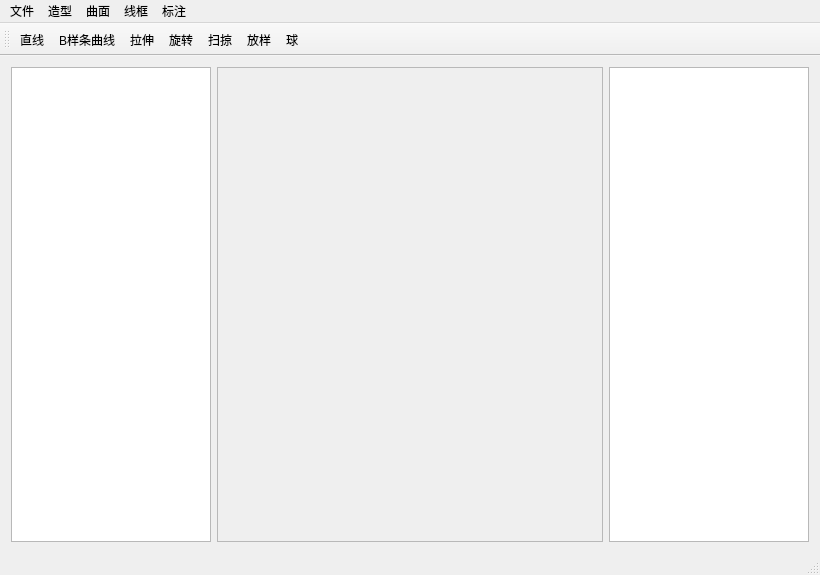
<?xml version="1.0" encoding="UTF-8"?>
<ui version="4.0">
 <class>BimClass</class>
 <widget class="QMainWindow" name="BimClass">
  <property name="geometry">
   <rect>
    <x>0</x>
    <y>0</y>
    <width>820</width>
    <height>575</height>
   </rect>
  </property>
  <property name="windowTitle">
   <string>Bim</string>
  </property>
  <widget class="QWidget" name="centralWidget">
   <property name="enabled">
    <bool>true</bool>
   </property>
   <layout class="QHBoxLayout" name="horizontalLayout">
    <item>
     <widget class="QTreeView" name="treeView">
      <property name="maximumSize">
       <size>
        <width>200</width>
        <height>16777215</height>
       </size>
      </property>
     </widget>
    </item>
    <item>
     <widget class="QFrame" name="frameopengl">
      <property name="frameShape">
       <enum>QFrame::StyledPanel</enum>
      </property>
      <property name="frameShadow">
       <enum>QFrame::Raised</enum>
      </property>
     </widget>
    </item>
    <item>
     <widget class="QTreeView" name="treeView_2">
      <property name="maximumSize">
       <size>
        <width>200</width>
        <height>16777215</height>
       </size>
      </property>
     </widget>
    </item>
   </layout>
  </widget>
  <widget class="QMenuBar" name="menuBar">
   <property name="geometry">
    <rect>
     <x>0</x>
     <y>0</y>
     <width>820</width>
     <height>21</height>
    </rect>
   </property>
   <widget class="QMenu" name="menu">
    <property name="title">
     <string>文件</string>
    </property>
    <addaction name="fileopen"/>
   </widget>
   <widget class="QMenu" name="menu_2">
    <property name="title">
     <string>造型</string>
    </property>
   </widget>
   <widget class="QMenu" name="menu_3">
    <property name="title">
     <string>曲面</string>
    </property>
   </widget>
   <widget class="QMenu" name="menu_4">
    <property name="title">
     <string>线框</string>
    </property>
   </widget>
   <widget class="QMenu" name="menu_5">
    <property name="title">
     <string>标注</string>
    </property>
   </widget>
   <addaction name="menu"/>
   <addaction name="menu_2"/>
   <addaction name="menu_3"/>
   <addaction name="menu_4"/>
   <addaction name="menu_5"/>
  </widget>
  <widget class="QToolBar" name="mainToolBar">
   <attribute name="toolBarArea">
    <enum>TopToolBarArea</enum>
   </attribute>
   <attribute name="toolBarBreak">
    <bool>false</bool>
   </attribute>
   <addaction name="modelline"/>
   <addaction name="bspline"/>
   <addaction name="action"/>
   <addaction name="action_2"/>
   <addaction name="action_3"/>
   <addaction name="action_4"/>
   <addaction name="ball"/>
  </widget>
  <widget class="QStatusBar" name="statusBar"/>
  <action name="modelline">
   <property name="text">
    <string>直线</string>
   </property>
  </action>
  <action name="fileopen">
   <property name="text">
    <string>打开文件</string>
   </property>
  </action>
  <action name="action">
   <property name="text">
    <string>拉伸</string>
   </property>
   <property name="menuRole">
    <enum>QAction::NoRole</enum>
   </property>
  </action>
  <action name="action_2">
   <property name="text">
    <string>旋转</string>
   </property>
   <property name="menuRole">
    <enum>QAction::NoRole</enum>
   </property>
  </action>
  <action name="action_3">
   <property name="text">
    <string>扫掠</string>
   </property>
   <property name="menuRole">
    <enum>QAction::NoRole</enum>
   </property>
  </action>
  <action name="action_4">
   <property name="text">
    <string>放样</string>
   </property>
   <property name="menuRole">
    <enum>QAction::NoRole</enum>
   </property>
  </action>
  <action name="bspline">
   <property name="checkable">
    <bool>true</bool>
   </property>
   <property name="text">
    <string>B样条曲线</string>
   </property>
   <property name="menuRole">
    <enum>QAction::NoRole</enum>
   </property>
  </action>
  <action name="ball">
   <property name="checkable">
    <bool>true</bool>
   </property>
   <property name="text">
    <string>球</string>
   </property>
   <property name="menuRole">
    <enum>QAction::NoRole</enum>
   </property>
  </action>
 </widget>
 <layoutdefault spacing="6" margin="11"/>
 <resources>
  <include location="Bim.qrc"/>
 </resources>
 <connections/>
</ui>
